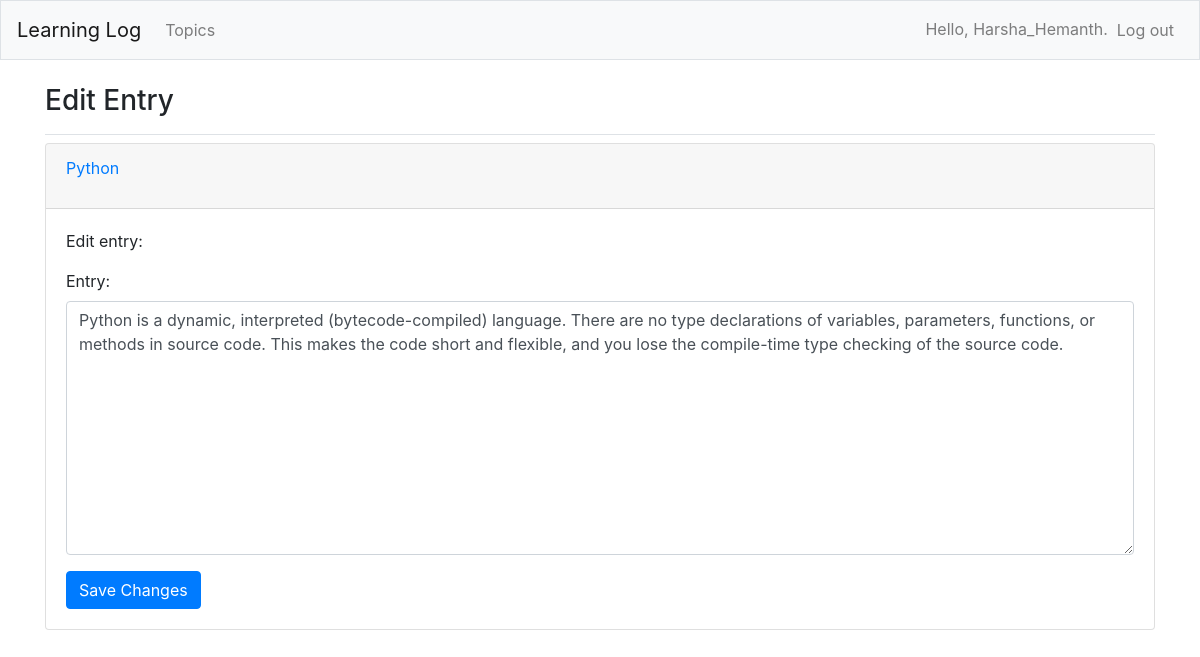
Screenshot of /edit_entry/5/ (signed in) with the database file from the repository.
### learning_logs/models.py (models this page shows, shortened)
class Topic(models.Model):
    text = models.CharField(max_length=200)
    date_added = models.DateTimeField(auto_now_add=True)
    owner = models.ForeignKey(User, on_delete=models.CASCADE)
    def __str__(self):
        return self.text

class Entry(models.Model):
    topic = models.ForeignKey(Topic, on_delete=models.CASCADE)
    text = models.TextField()
    date_added = models.DateTimeField(auto_now_add=True)
    class Meta:
        verbose_name_plural = 'entries'

### learning_logs/views.py (the view)
# urls.py: path('edit_entry/<int:entry_id>/', views.edit_entry, name='edit_entry'),
@login_required
def edit_entry(request, entry_id):
    entry = Entry.objects.get(id=entry_id)
    topic = entry.topic
    if topic.owner != request.user:
        raise Http404
    if request.method != 'POST':
        form = EntryForm(instance=entry)
    else:
        form = EntryForm(instance=entry, data=request.POST)
        if form.is_valid():
            form.save()
            return redirect('learning_logs:topic', topic_id=topic.id)
    context = {'entry': entry, 'topic': topic, 'form': form}
    return render(request, 'learning_logs/edit_entry.html', context)

### learning_logs/forms.py
class EntryForm(forms.ModelForm):
    class Meta:
        model = Entry
        fields = ['text']
        labels = {'text': 'Entry:'}
        widgets = {'text': forms.Textarea(attrs={'cols': 80})}

### learning_logs/templates/learning_logs/edit_entry.html (shortened to what this page needs)
{% extends "learning_logs/base.html" %}
{% load bootstrap4 %}
{% block page_header %}
<h3>Edit Entry</h3>
{% endblock page_header %}
{% block content %}
<div class="card">
    <div class="card-header">
        <p><a href="{% url 'learning_logs:topic' topic.id %}">{{ topic }}</a></p>
    </div>
    <div class="card-body">
        <p>Edit entry:</p>
        <form action="{% url 'learning_logs:edit_entry' entry.id %}" method="post">
            {% bootstrap_form form %}
            {% buttons %}
            <button name="submit" class="btn btn-primary">Save Changes</button>
            {% endbuttons %}
        </form>
    </div>
</div>
{% endblock content %}

### learning_logs/templates/learning_logs/base.html (shortened to what this page needs)
{% load bootstrap4 %}
<!doctype html>
<html lang="en">
  <head>
    {% bootstrap_css %}
  </head>
  <body>
    <nav class="navbar navbar-expand-md navbar-light bg-light mb-4 border">
      <a class="navbar-brand" href="{% url 'learning_logs:index' %}">Learning Log</a>
      <div class="collapse navbar-collapse" id="navbarCollapse">
        <ul class="navbar-nav mr-auto">
          <li class="nav-item">
            <a class="nav-link" href="{% url 'learning_logs:topics' %}">Topics</a>
          </li>
        </ul>
        <ul class="navbar-nav ml-auto">
          {% if user.is_authenticated %}
          <li class="nav-item">
            <span class="navbar-text">Hello, {{ user.username }}.</span>
          </li>
          <li class="nav-item">
            <form method="post" action="{% url 'users:logout' %}">
              <button class="btn nav-link" type="submit">Log out</button>
            </form>
          </li>
          {% endif %}
        </ul>
      </div>
    </nav>
    <main role="main" class="container">
      <div class="pb-2 mb-2 border-bottom">
        {% block page_header %}{% endblock page_header %}
      </div>
      <div>
        {% block content %}{% endblock content %}
      </div>
    </main>
  </body>
</html>

### rows the page displays
Topic: text "Python"
Entry: text "Python is a dynamic, interpreted (bytecode-compiled) language. There are no type declarations of variables, parameters, functions, or methods in source code. This makes the code short and flexible, and you lose the compile-time type checking of the source code."

### other values shown
{{ user.username }} "Harsha_Hemanth"
